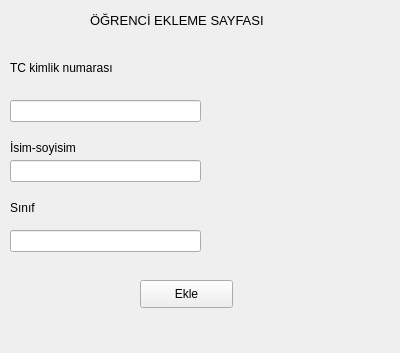
<?xml version="1.0" encoding="UTF-8"?>
<ui version="4.0">
 <class>Form_ekle</class>
 <widget class="QWidget" name="Form_ekle">
  <property name="geometry">
   <rect>
    <x>0</x>
    <y>0</y>
    <width>400</width>
    <height>353</height>
   </rect>
  </property>
  <property name="windowTitle">
   <string>Form</string>
  </property>
  <widget class="QLabel" name="label">
   <property name="geometry">
    <rect>
     <x>90</x>
     <y>10</y>
     <width>241</width>
     <height>20</height>
    </rect>
   </property>
   <property name="font">
    <font>
     <pointsize>10</pointsize>
    </font>
   </property>
   <property name="text">
    <string>ÖĞRENCİ EKLEME SAYFASI</string>
   </property>
  </widget>
  <widget class="QLabel" name="label_2">
   <property name="geometry">
    <rect>
     <x>10</x>
     <y>60</y>
     <width>151</width>
     <height>16</height>
    </rect>
   </property>
   <property name="text">
    <string>TC kimlik numarası</string>
   </property>
  </widget>
  <widget class="QLineEdit" name="lineEdit_tc">
   <property name="geometry">
    <rect>
     <x>10</x>
     <y>100</y>
     <width>191</width>
     <height>22</height>
    </rect>
   </property>
  </widget>
  <widget class="QLabel" name="label_3">
   <property name="geometry">
    <rect>
     <x>10</x>
     <y>140</y>
     <width>121</width>
     <height>16</height>
    </rect>
   </property>
   <property name="text">
    <string>İsim-soyisim</string>
   </property>
  </widget>
  <widget class="QLineEdit" name="lineEdit_isim">
   <property name="geometry">
    <rect>
     <x>10</x>
     <y>160</y>
     <width>191</width>
     <height>22</height>
    </rect>
   </property>
  </widget>
  <widget class="QLabel" name="label_4">
   <property name="geometry">
    <rect>
     <x>10</x>
     <y>200</y>
     <width>121</width>
     <height>16</height>
    </rect>
   </property>
   <property name="text">
    <string>Sınıf</string>
   </property>
  </widget>
  <widget class="QLineEdit" name="lineEdit_sinif">
   <property name="geometry">
    <rect>
     <x>10</x>
     <y>230</y>
     <width>191</width>
     <height>22</height>
    </rect>
   </property>
  </widget>
  <widget class="QPushButton" name="pushButton_ekleEkle">
   <property name="geometry">
    <rect>
     <x>140</x>
     <y>280</y>
     <width>93</width>
     <height>28</height>
    </rect>
   </property>
   <property name="text">
    <string>Ekle</string>
   </property>
  </widget>
  <widget class="QLabel" name="label_5">
   <property name="geometry">
    <rect>
     <x>10</x>
     <y>80</y>
     <width>321</width>
     <height>16</height>
    </rect>
   </property>
   <property name="styleSheet">
    <string notr="true">color: rgb(255, 0, 0);</string>
   </property>
   <property name="text">
    <string/>
   </property>
  </widget>
 </widget>
 <resources/>
 <connections/>
</ui>
